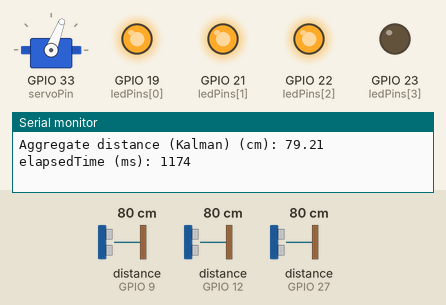
Simulated run of this program. Board: ESP32. On the bench: servo, output pins drawn as LEDs (lit = HIGH), the last lines printed to the serial monitor. Wiring (inferred from the names in the program): 3 × ultrasonic range finder: trigger GPIO 13, echo GPIO 9 / trigger GPIO 14, echo GPIO 12 / trigger GPIO 26, echo GPIO 27. The inputs (shaded band) are chosen by the test bench; at power-on: distance to the obstacle (sensors on GPIO 9, GPIO 12, GPIO 27) 80 cm. The echo pulse lasts 58.3 µs per cm; pins used as bus, display or sensor lines are not drawn.

Above: at 1.2 s.
1.3 s: distance to the obstacle (sensor on GPIO 9) set to 2 cm
At 3.3 s:
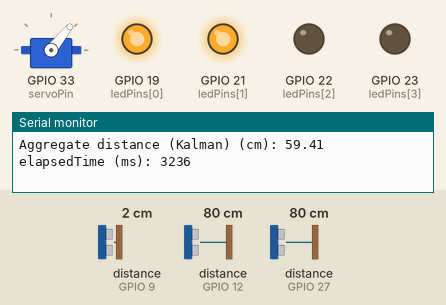
4.3 s: distance to the obstacle (sensor on GPIO 12) set to 2 cm
At 5.7 s:
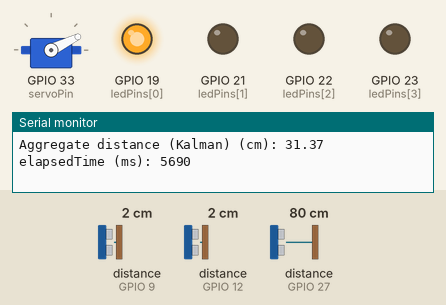
7.3 s: distance to the obstacle (sensor on GPIO 27) set to 2 cm
At 8.7 s:
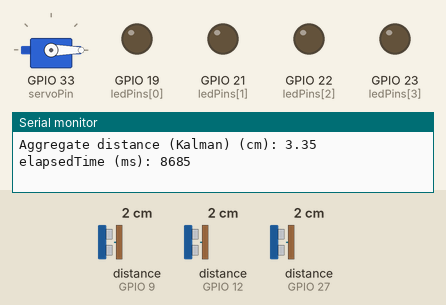
10.3 s: distance to the obstacle (sensor on GPIO 12) set to 60 cm
At 12.37 s:
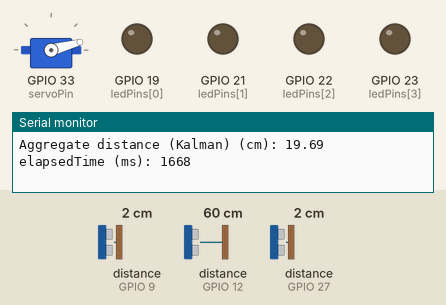
13.3 s: distance to the obstacle (sensor on GPIO 27) set to 250 cm
At 15.4 s:
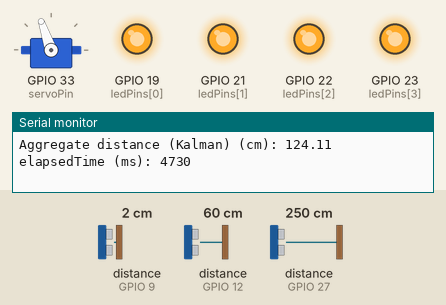
16.3 s: distance to the obstacle (sensor on GPIO 9) set to 299 cm
At 17.9 s:
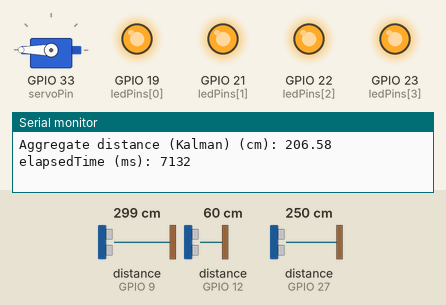
Timing chart, 0 to 19.1 s (numbered marks = the images above; inputs shaded):
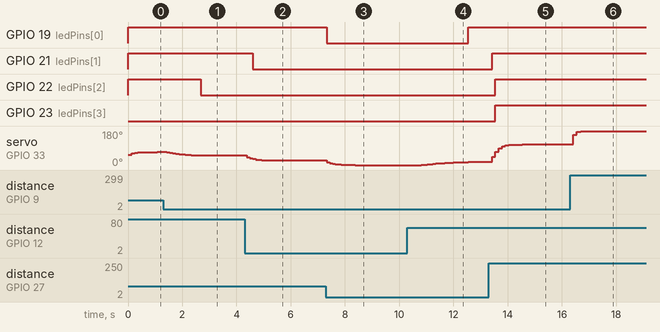

Measured:
- after the input at 1.3 s, GPIO 22 (ledPins[2]): HIGH → LOW after 1.4 s; servo on GPIO 33 (servoPin): moves from 69° to 51° over 1.3 s, starting after 0.13 s
- after the input at 4.3 s, GPIO 21 (ledPins[1]): HIGH → LOW after 0.30 s; servo on GPIO 33 (servoPin): moves from 51° to 26° over 0.55 s, starting after 0.09 s
- after the input at 7.3 s, GPIO 19 (ledPins[0]): HIGH → LOW at once; servo on GPIO 33 (servoPin): moves from 26° to 0° over 1.0 s, starting at once
- after the input at 10.3 s, GPIO 19 (ledPins[0]): LOW → HIGH after 2.2 s; servo on GPIO 33 (servoPin): moves from 0° to 16° over 1.7 s, starting after 0.52 s
- after the input at 13.3 s, GPIO 21 (ledPins[1]): LOW → HIGH after 0.12 s; GPIO 22 (ledPins[2]), GPIO 23 (ledPins[3]): LOW → HIGH after 0.24 s; servo on GPIO 33 (servoPin): moves from 16° to 109° over 1.1 s, starting after 0.12 s
- after the input at 16.3 s, servo on GPIO 33 (servoPin): 109° → 159° after 0.11 s, → 175° 0.14 s later, → 180° 0.14 s later

The program:

main.cpp
```cpp
/*
 * This code is for the ESP32 microcontroller.
 * It uses 3 HC-SR04 ultrasonic sensors to measure distance and then uses a Kalman filter to smooth the measurements.
 * The distance is then displayed using 4 LEDs and a servo motor.

 * HC-SR04 has range of 2-400 cm. Baud rate of 9600.

 * Possible PWM GPIO pins on the ESP32: 0(used by on-board button),2,4,5(used by on-board LED),12-19,21-23,25-27,32-33
 * Possible PWM GPIO pins on the ESP32-S2: 0(used by on-board button),1-17,18(used by on-board LED),19-21,26,33-42
 * Possible PWM GPIO pins on the ESP32-S3: 0(used by on-board button),1-21,35-45,47,48(used by on-board LED)
 * Possible PWM GPIO pins on the ESP32-C3: 0(used by on-board button),1-7,8(used by on-board LED),9-10,18-21


 * GPOI that dont work for led: 35, 34, 39, 36, 1
 * GPOI that work for led: 32, 33, 25,      22,23,21, 19, 18 ,26, 27, 14, 12, 13, 9

*/


// Libraries used++++++++++++++++++++++++++++++++++++++++++++++++++++++++++++++
// The ESP32Servo library is from: https://registry.platformio.org/libraries/madhephaestus/ESP32Servo
#include <ESP32Servo.h>   // projects/kalmanFilter_with_hc-sr04/kalmanFilter_hc-sr04_ESP32_arduinoFramework/.pio/libdeps/denky32/ESP32Servo/examples
#include <Arduino.h>
//+++++++++++++++++++++++++++++++++++++++++++++++++++++++++++++++++++++++++++++


// My Kalman filter
#include "KalmanFilter.h"


// All of my variables
#include "variables.h"


// Setup the pins and serial monitor
void setup() {
  for (int i = 0; i < num_sensors; i++) {
    pinMode(ultrasonic[i][0], OUTPUT);
    pinMode(ultrasonic[i][1], INPUT);
  }
  for (int i = 0; i < num_leds; i++) {
    pinMode(ledPins[i], OUTPUT);
  }


	// Allow allocation of all timers
	ESP32PWM::allocateTimer(0);
	ESP32PWM::allocateTimer(1);
	ESP32PWM::allocateTimer(2);
	ESP32PWM::allocateTimer(3);
	myservo.setPeriodHertz(50);    // standard 50 hz servo
	myservo.attach(servoPin, 500, 2500); 	// default min/max of 1000us and 2000us


  Serial.begin(9600);
}

// Measure distance for a sensor
double usonic_transmit(int trig, int echo) {
  digitalWrite(trig, HIGH);
  delayMicroseconds(10);
  digitalWrite(trig, LOW);
  delayMicroseconds(2);

  double duration = pulseIn(echo, HIGH);

  double distance = 0;
  if (inORcm == 0)
    distance = (duration/2)/73.9;  // Convert to inches
  else
    distance = (duration/2)/29.1;   // Convert to cm

  return distance;
}

// Send the measurements back to the computer for analysis
void sendMeasurements(double measurements[], int size) {

  if (useKalmanFilter)
    Serial.println("Measurements with Kalman filter: ");
  else
    Serial.println("Measurements with out Kalman filter: ");


  for (int i = 0; i < size; i++) {
    Serial.print(measurements[i]);
    Serial.print(", ");
  }
  Serial.println();
}


void moveServo(double distance, double in_min, long in_max, long out_min, long out_max) {
  int position = map(distance, in_min, in_max, out_min, out_max);
  myservo.write(position);
}


// Main loop:
// Measure the distance for each sensor and store the measurements in an array
void loop() {
  // Resetting the variables
  double aggregateD = 0;
  startTime = millis();
  elapsedTime = 0;
  measurementsIndex = 0;
  int position;   // to move the servo


  // Run the loop for 10 seconds then send the measurements back to the computer for analysis
  while (elapsedTime < 10000 && measurementsIndex < 1000) {

    // Measure each sensor
    for (int i = 0; i < num_sensors; i++) {

      // Measure the distance for one sensor
      double dis = usonic_transmit(ultrasonic[i][0], ultrasonic[i][1]);

      // Check if the distance is within an acceptable range (adjust as needed)
      if (dis >= min_distance[inORcm] && dis <= max_distance[inORcm]) {

        // Check if using kalman filter
        if (useKalmanFilter) {
          double estimated_value = KalmanFilter.updateEstimate(dis);
        }

        else{
          aggregateD += dis;  // Used for the 3 sensor averaging method
        }
      }

      else {
        Serial.print("Outlier detected. Skipping Kalman filter update: ");
        Serial.println(dis);
      }
    }


    // Find the distance for with or without Kalman filter
    if (useKalmanFilter) {
      aggregateD = KalmanFilter.returnCurrentEstimate();
      }
    else{
      aggregateD = aggregateD / num_sensors;    // Calculate using the e sensor averaging method
    }

    // Store the distance in the measurements array
    measurements[measurementsIndex++] = aggregateD;

    // Print the distance to the Serial Monitor
    if (useKalmanFilter)
      Serial.print("Aggregate distance (Kalman) ");
    else
      Serial.print("Aggregate distance (3avg) ");

    Serial.print(units[inORcm]);
    Serial.print(": ");
    Serial.print(aggregateD);
    Serial.print("    elapsedTime (ms): ");
    Serial.println(elapsedTime);


    // Display the distance using the LED
    // loop through ledPins and turn on the leds depending on the distance. turn one more led on for each 10 units
    for (int i = 0; i < num_leds; i++) {
      if (aggregateD > 20 * (i + 1)) {
        digitalWrite(ledPins[i], HIGH);
      }
      else {
        digitalWrite(ledPins[i], LOW);
      }
    }

    // Move the servo depending on the distance
    moveServo(aggregateD, min_distance[inORcm], 80, 0, 70);       // This is just for visualisation really

    delay(100);   // make sure the servo has moved
    elapsedTime = millis() - startTime;
  }

  // Send the measurements back to the computer for analysis
  sendMeasurements(measurements, measurementsIndex);
}
```

KalmanFilter.h
```cpp
#ifndef KalmanFilter_h
#define KalmanFilter_h

#include <math.h>

class KalmanFilter
{
private:
    double _measurement_error;
    double _estimate_error;
    double _process_noise;
    double _k_gain;
    double _latest_estimate;
    double _prior_estimate;

public:
    KalmanFilter(double measurement_error, double estimate_error, double process_noise);
    double updateEstimate(double measurement);
    double returnEstimateError() const;
    double returnCurrentEstimate() const;
};

#endif
```

variables.h
```cpp
// Settings:
bool useKalmanFilter = true;        // Variable to control whether to use the Kalman filter
const int inORcm = 1;               // 0 for inches, 1 for cm
const int num_sensors = 3;
const int num_leds = 4;


// Constants:
const int min_distance[2] = {1, 2}; // Minimum distance in inches/cm
const int max_distance[2] = {160, 400}; // Maximum distance in inches/cm
const char* units[2] = {"(inch)", "(cm)"};


// Pin out************************************************************
int servoPin = 33;
const int ledPins[4] = {19, 21, 22, 23};
// 2D array to store [trig, echo] pins of three ultrasonic sensors
const int ultrasonic[3][2] = {
  {13, 9},
  {14, 12},
  {26, 27}
};
// ********************************************************************


// Objects *************************
Servo myservo;                              // create servo object to control a servo
KalmanFilter KalmanFilter(2, 2, 0.01);      // Measurement err, estimate err, process noise
// *********************************


// To send the data back after the loop as an array********************************
unsigned long startTime;  // Variable to store the start time of each phase
unsigned long elapsedTime; // Variable to store the elapsed time
double measurements[1000];  // Adjust the size as needed
int measurementsIndex = 0;
// *********************************************************************************
```

KalmanFilter.cpp
```cpp
#include <cmath>
#include "KalmanFilter.h"


/*
 * The KalmanFilter class constuctor takes three arguments:
 * 1. Measurement error:
 *      Higher value will make the filter less responsive to measurements
 * 2. Estimate error:
 *      Higher value will make the filter more responsive to measurements (lower confidence in the current estimate)
 * 3. Process noise:
        Higher value will make the filter more responsive to changes in the measurements (and more sensitive to noise)
*/
KalmanFilter::KalmanFilter(double measurement_error, double estimate_error, double process_noise)
    : _measurement_error(measurement_error),
      _estimate_error(estimate_error),
      _process_noise(process_noise),
      _k_gain(0),
      _latest_estimate(0),
      _prior_estimate(0)
{
}

double KalmanFilter::updateEstimate(double measurement)
{
    // Kalman gain calculation
    _k_gain = _estimate_error / (_estimate_error + _measurement_error);

    // Update estimate
    _latest_estimate = _prior_estimate + _k_gain * (measurement - _prior_estimate);

    // Update estimate error
    _estimate_error = (1.0 - _k_gain) * _estimate_error + std::fabs(_prior_estimate - _latest_estimate) * _process_noise;

    // Update prior estimate for the next iteration
    _prior_estimate = _latest_estimate;

    return _latest_estimate;
}

double KalmanFilter::returnEstimateError() const
{
    return _estimate_error;
}

double KalmanFilter::returnCurrentEstimate() const
{
    return _latest_estimate;
}
```
